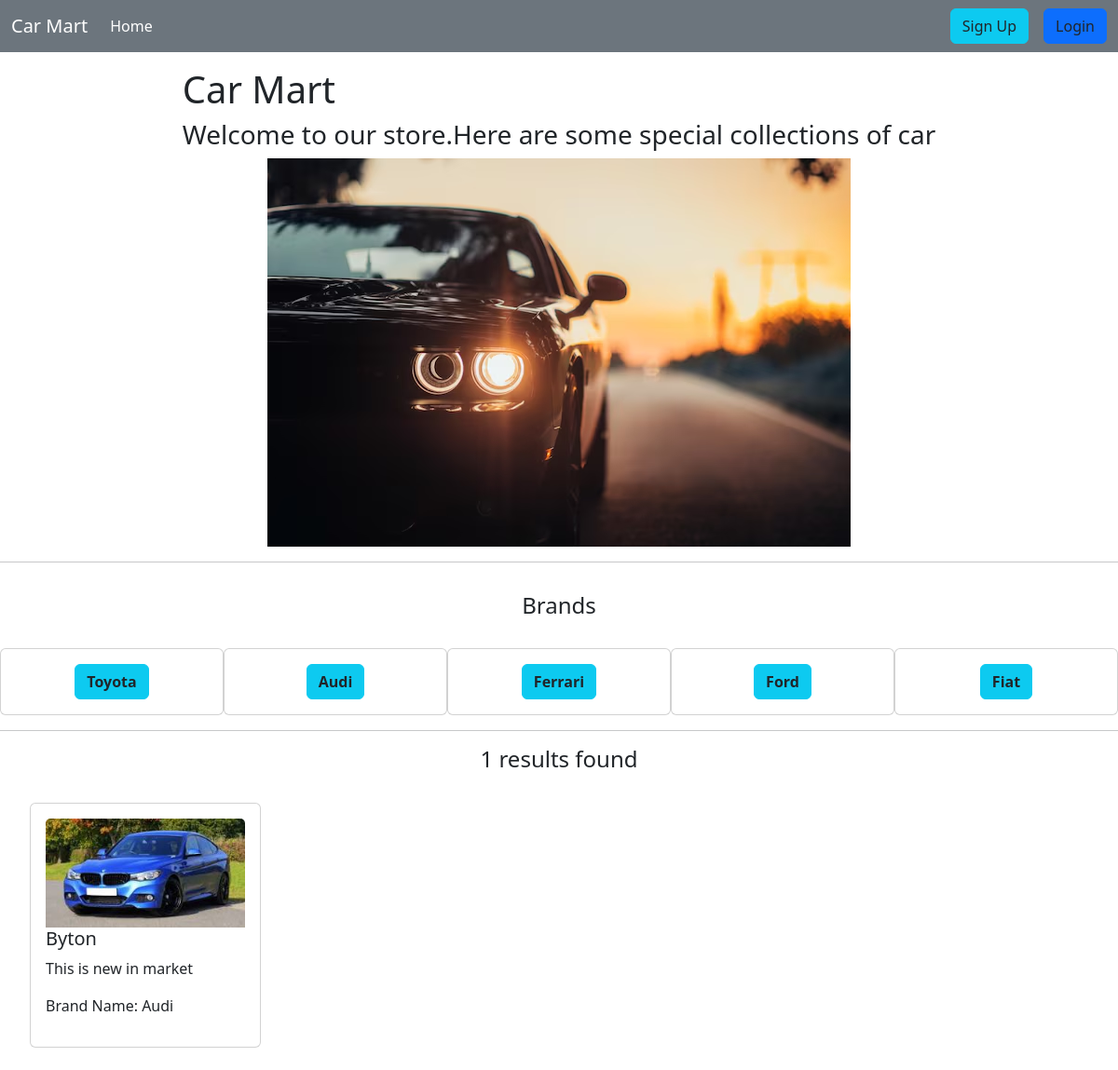
The app's page /brand/audi/ with its own data.
### CarBrand/models.py (models this page shows, shortened)
class Brand(models.Model):
    brand_name = models.CharField(max_length=25)
    slug = models.SlugField(max_length=100,unique=True,null=True,blank=True)

### Cars/models.py (models this page shows, shortened)
class Car(models.Model):
    name = models.CharField(max_length=30)
    description = models.TextField()
    price = models.FloatField(blank=True,null=True)
    quantity = models.IntegerField(blank=True,null=True)
    brand = models.ForeignKey(Brand,on_delete=models.CASCADE)
    image = models.ImageField(upload_to='uploads/')

### Car_Mart/views.py (the view)
# urls.py: 2. Add a URL to urlpatterns:  path('', views.home, name='home')
def home(request,brand_slug = None):
    data = Car.objects.all()
    if brand_slug is not None:
        brand_car = Brand.objects.get(slug = brand_slug)
        data = Car.objects.filter(brand = brand_car)
    brands = Brand.objects.all()
    return render(request,'home.html',{'data':data, 'brands':brands})

### templates/home.html
{% extends "base.html" %}
{% load static %}
{% block content %}
<div class="d-flex flex-wrap justify-content-evenly align-items-center pt-3">
  <div>
    <h1>Car Mart</h1>
    <h3>Welcome to our store.Here are some special collections of car</h3>
</div>
  <div><img src= "{% static 'carpic.avif' %}" /></div>
</div>
<hr>
<div>
  <p class="h4 text-center m-3 p-3">Brands</p>
  <div class="d-flex justify-content-around">
    {% for brand in brands %}
      <div class="card" style="width: 18rem;">
        <div class="card-body text-center">
        <a class="text-decoration-none btn btn-info text-dark" href="{% url 'carbrands' brand.slug %}"><b>{{brand.brand_name}}</b></a>
        </div>
      </div>
  {% endfor %}
  </div>
</div>
<hr>
<h4 class="text-center">{{data | length}} results found</h4>
    <div class="d-flex flex-wrap px-2">
      {% for car in data%}
      <div class="col-sm-3">
        <div class="card m-4">
          <div class="card-body">
            <img class="card-img-top" src="{{car.image.url}}" alt="Card image cap">
            <h5 class="card-title"><a href = "{% url 'details' id=car.id %}" class="text-decoration-none text-dark">{{car.name}}</a></h5>
            <p class="card-text">{{car.description}}</p>
            <p>
              Brand Name: {{car.brand.brand_name}}
            </p>
          </div>
        </div>
      </div>
      {% endfor %}
    </div>
{% endblock content %}

### records on screen
Brand: brand_name "Toyota"
Brand: brand_name "Audi"
Brand: brand_name "Ferrari"
Brand: brand_name "Ford"
Brand: brand_name "Fiat"
Car: image (picture), name "Byton", description "This is new in market", brand.brand_name "Audi"

### other values on screen
{{ data | length }} "1"
